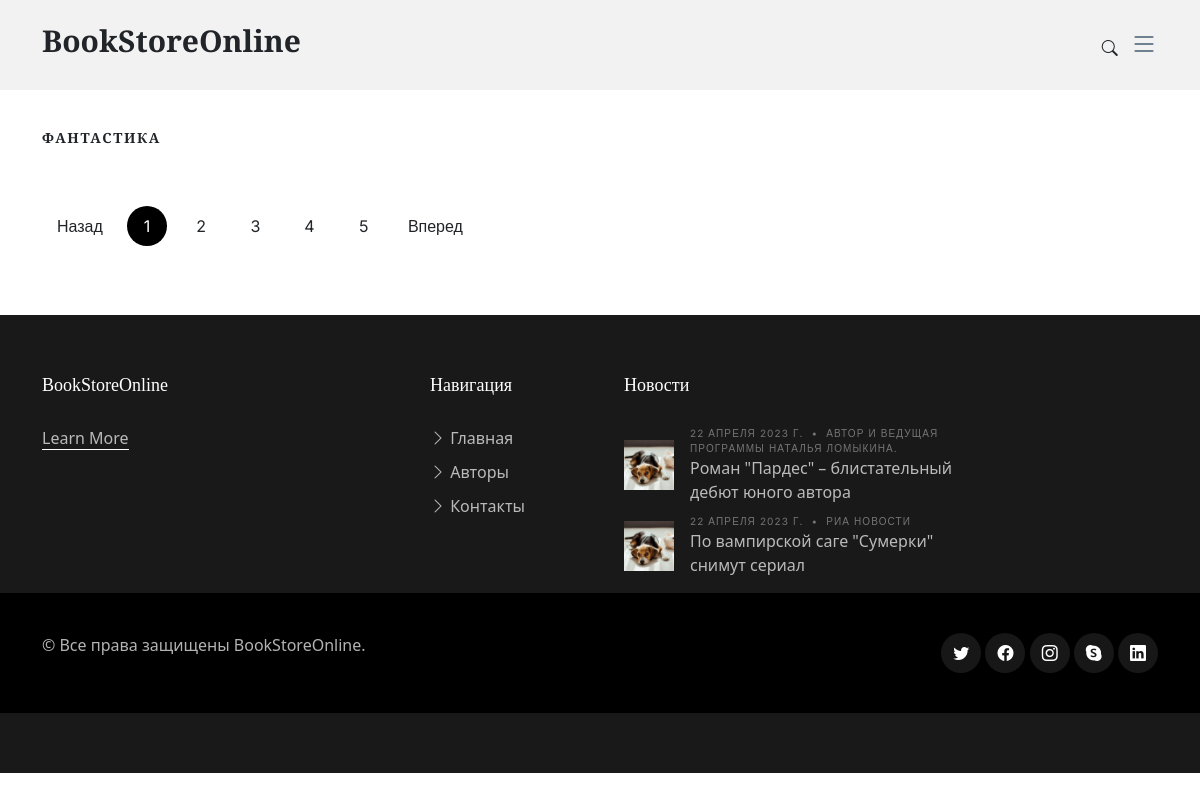
Page /genre/2 on the earlier database version.
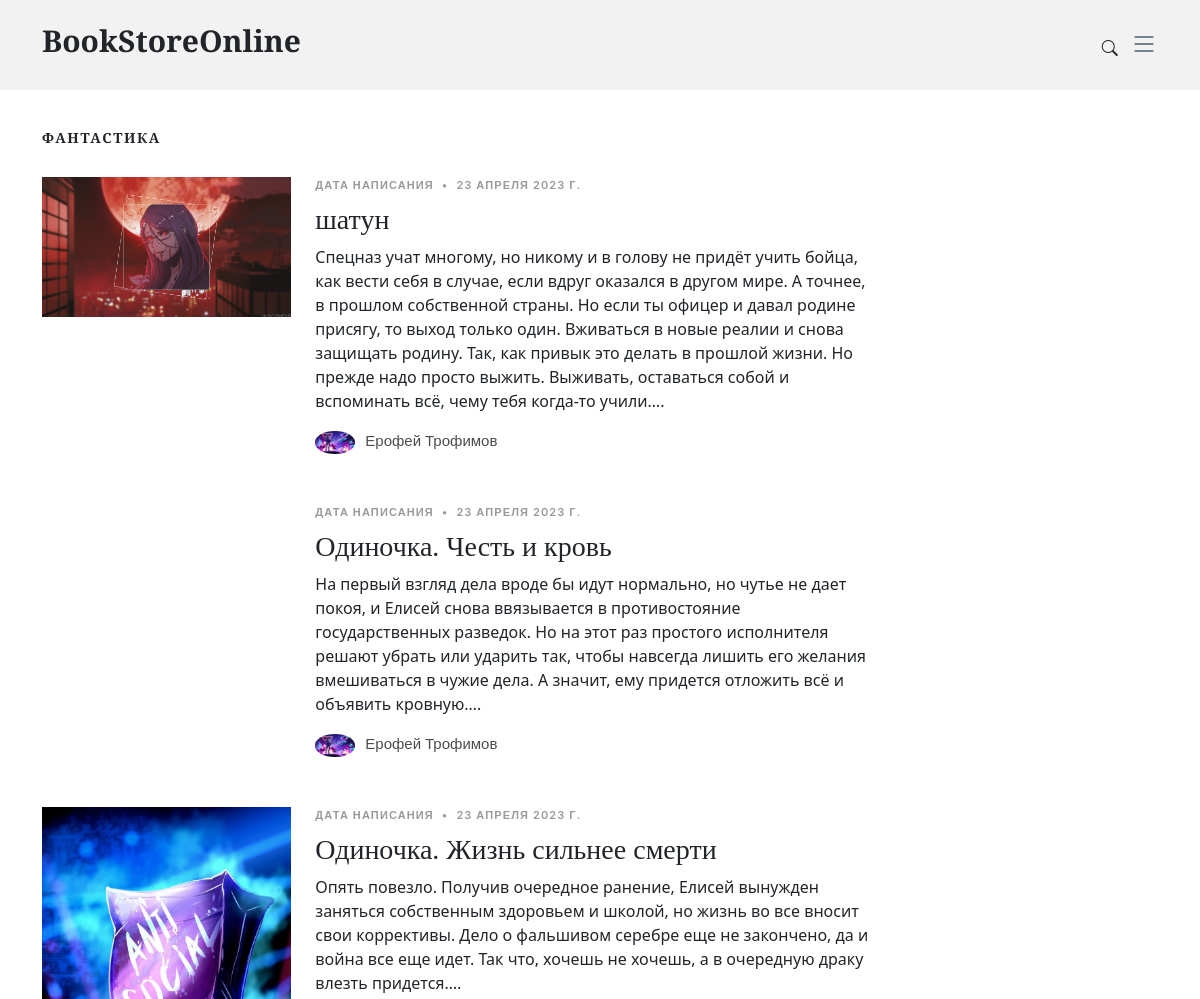
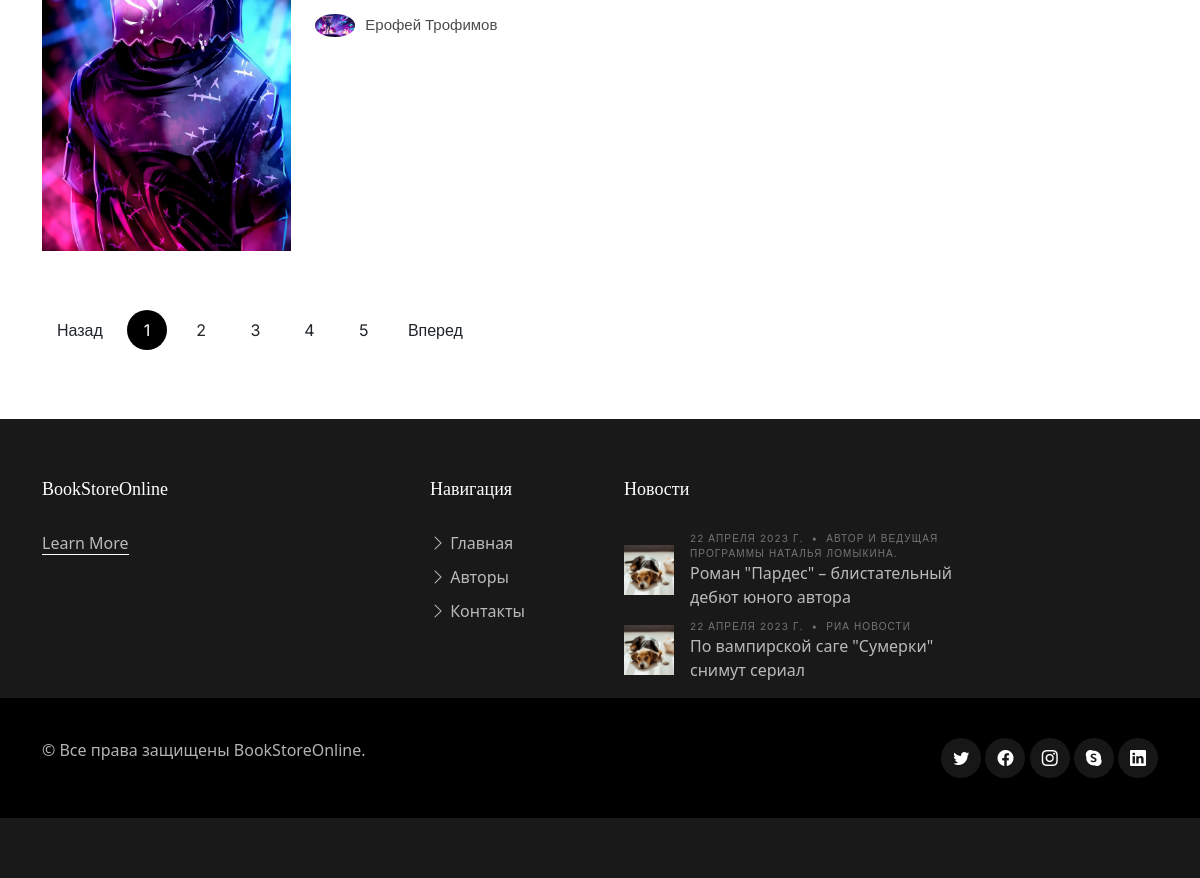
Same page on the later database version (2 pictures, top to bottom).
### library_main/models.py (models this page shows, shortened)
class Genre(models.Model):
    name = models.CharField(verbose_name='Название жанра', max_length=50)
    category = models.ForeignKey(Category, verbose_name='Категория', on_delete=models.CASCADE)
    def get_absolute_url(self):
        return reverse('genre', args=[self.id])
    class Meta:
        verbose_name = "Жанр"
        verbose_name_plural = "Жанры"

class News(models.Model):
    heading = models.CharField(verbose_name='Заголовок', max_length=100)
    description = models.TextField(verbose_name='Описание')
    image = models.ImageField(verbose_name='Изображение',  null=True, blank=True)
    source = models.CharField(verbose_name='Источник Новости', max_length=100)
    pudlicachia_date = models.DateField(verbose_name='Дата публикации', auto_now_add=True)
    class Meta:
        verbose_name = "Новость"
        verbose_name_plural = "новости"

class Book(models.Model):
    name = models.CharField(verbose_name='Название книги', max_length=50)
    author = models.ForeignKey(Author, verbose_name='Автор книги', on_delete=models.CASCADE)
    genre = models.ForeignKey(Genre, verbose_name='Жанр книги', on_delete=models.CASCADE)
    description = models.TextField(verbose_name='Описание книги')
    image = models.ImageField(verbose_name='Обложка книги')
    linkLitress = models.TextField(verbose_name='Ссылка на покупку', null=True, blank=True)
    linkDowload = models.TextField(verbose_name='Ссылка на загрузку фрагмента', null=True, blank=True)
    linkOnline = models.TextField(verbose_name='Ссылка на онлайн фрагмент', null=True, blank=True)
    ageRestriction = models.IntegerField(verbose_name='Возрастное ограничение')
    date_of_writing = models.DateField(verbose_name='Дата написания')
    value = models.IntegerField(verbose_name='Количество страниц')
    isbn = models.CharField(verbose_name='Международный номер книги', max_length=200)
    def get_absolute_url(self):
        return reverse('single_book', args=[self.id])
    class Meta:
        verbose_name = "Книга"
        verbose_name_plural = "Книги"

class Author(models.Model):
    image = models.ImageField(verbose_name='Изображение')
    name = models.CharField(verbose_name='ФИО', max_length=50)
    class Meta:
        verbose_name = "Автор"
        verbose_name_plural = "Авторы"
    def __str__(self):
        return self.name

### library_main/views.py (the view)
# urls.py: path('genre/<int:id>', views.Genre_views, name='genre'),
def Genre_views(request, id):
    genre = get_object_or_404(Genre, pk=id)
    book = Book.objects.filter(genre__exact=genre).order_by('-date_of_writing')
    context = {'genre1' : genre, 'book' : book}
    return render(request, 'genre_book.html', context=context)

### library_main/context_processors.py (called while the page is built)
def category(request):
    category = Category.objects.all().order_by('name')
    genre = Genre.objects.all()
    news = News.objects.all().order_by('-pudlicachia_date')[:6]
    return {'category' : category, 'genre' : genre, 'news' : news}

### library_main/templates/genre_book.html (shortened to what this page needs)
{% extends 'base.html' %}
{% block body %}
<section id="search-result" class="search-result">
    <div class="container">
        <div class="row">
            <div class="col-md-9">
                <h3 class="category-title">{{ genre1.name }}</h3>
                {% for i in book %}
                <div class="d-md-flex post-entry-2 small-img">
                    <a href="{{ i.get_absolute_url }}" class="me-4 thumbnail">
                        <img src="{{ MEDIA_URL }}{{ i.image.url }}" alt="" class="img-fluid">
                    </a>
                    <div>
                        <div class="post-meta"><span class="date">Дата написания</span> <span class="mx-1">&bullet;</span> <span>{{ i.date_of_writing }}</span></div>
                        <h3><a href="{{ i.get_absolute_url }}">{{ i.name }}</a></h3>
                        <p>{{ i.description }}.</p>
                        <div class="d-flex align-items-center author">
                            <div class="photo"><img src="{{ MEDIA_URL }}{{ i.author.image.url }}" alt="" class="img-fluid"></div>
                            <div class="name">
                                <h3 class="m-0 p-0">{{ i.author }}</h3>
                            </div>
                        </div>
                    </div>
                </div>
                {% endfor %}
                <div class="text-start py-4">
                    <div class="custom-pagination">
                        <a href="#" class="prev">Назад</a>
                        <a href="#" class="active">1</a>
                        <a href="#">2</a>
                        <a href="#">3</a>
                        <a href="#">4</a>
                        <a href="#">5</a>
                        <a href="#" class="next">Вперед</a>
                    </div>
                </div>
            </div>
            <div class="col-md-3">
            </div>
        </div>
    </div>
</section>
{% endblock %}

### library_main/templates/base.html (shortened to what this page needs)
<!doctype html>
<html lang="ru">
<head>
    {% load static %}
    <link href="https://cdn.jsdelivr.net/npm/bootstrap@5.3.0-alpha3/dist/css/bootstrap.min.css" rel="stylesheet">
    <link href="{% static 'vendor/bootstrap/css/bootstrap.min.css' %}" rel="stylesheet">
    <link href="{% static 'vendor/bootstrap-icons/bootstrap-icons.css' %}" rel="stylesheet">
    <link href="{% static 'vendor/swiper/swiper-bundle.min.css' %}" rel="stylesheet">
    <link href="{% static 'vendor/glightbox/css/glightbox.min.css' %}" rel="stylesheet">
    <link href="{% static 'vendor/aos/aos.css' %}" rel="stylesheet">
    <link href="{% static 'css/variables.css' %}" rel="stylesheet">
    <link href="{% static 'css/main.css' %}" rel="stylesheet">
</head>
<body>
    <header id="header" class="header d-flex align-items-center fixed-top">
        <div class="container-fluid container-xl d-flex align-items-center justify-content-between">
            <a href="{% url 'index' %}" class="logo d-flex align-items-center">
                <h1>BookStoreOnline</h1>
            </a>
            <div class="position-relative">
                <a href="#" class="mx-2 js-search-open"><span class="bi-search"></span></a>
                <i class="bi bi-list mobile-nav-toggle"></i>
            </div>
        </div>
    </header>
    <main id="main">
        {% block body %}{% endblock %}
    </main>
    <footer id="footer" class="footer">
        <div class="footer-content">
            <div class="container">
                <div class="row g-5">
                    <div class="col-lg-4">
                        <h3 class="footer-heading">BookStoreOnline</h3>
                        <p><a href="about.html" class="footer-link-more">Learn More</a></p>
                    </div>
                        <div class="col-6 col-lg-2">
                            <h3 class="footer-heading">Навигация</h3>
                            <ul class="footer-links list-unstyled">
                                <li><a href="{% url 'index' %}"><i class="bi bi-chevron-right"></i> Главная</a></li>
                                <li><a href="about.html"><i class="bi bi-chevron-right"></i> Авторы</a></li>
                                <li><a href="{% url 'contact' %}"><i class="bi bi-chevron-right"></i> Контакты</a></li>
                            </ul>
                        </div>
                    <div class="col-lg-4">
                            <h3 class="footer-heading">Новости</h3>
                            <ul class="footer-links footer-blog-entry list-unstyled">
                                {% for news in news %}
                                <li>
                                    <a href="single-post.html" class="d-flex align-items-center">
                                        <img src="assets/img/post-sq-1.jpg" alt="" class="img-fluid me-3">
                                        <div>
                                            <div class="post-meta d-block"><span class="date">{{ news.pudlicachia_date }}</span> <span class="mx-1">&bullet;</span> <span>{{ news.source }}</span></div>
                                            <span>{{ news.heading }}</span>
                                        </div>
                                    </a>
                                </li>
                                {% endfor %}
                            </ul>
                    </div>
                </div>
            </div>
            <div class="footer-legal">
                <div class="container">
                    <div class="row justify-content-between">
                        <div class="col-md-6 text-center text-md-start mb-3 mb-md-0">
                            <div class="copyright">
                                © Все права защищены <strong><span>BookStoreOnline</span></strong>.
                            </div>
                        </div>
                        <div class="col-md-6">
                            <div class="social-links mb-3 mb-lg-0 text-center text-md-end">
                                <a href="#" class="twitter"><i class="bi bi-twitter"></i></a>
                                <a href="#" class="facebook"><i class="bi bi-facebook"></i></a>
                                <a href="#" class="instagram"><i class="bi bi-instagram"></i></a>
                                <a href="#" class="google-plus"><i class="bi bi-skype"></i></a>
                                <a href="#" class="linkedin"><i class="bi bi-linkedin"></i></a>
                            </div>
                        </div>
                    </div>
                </div>
            </div>
        </div>
    </footer>
</body>
</html>

### library_main/static/css/variables.css (style rules this page uses)
:root { --font-default: 'EB Garamond', system-ui, -apple-system, "Segoe UI", Roboto, "Helvetica Neue", Arial, "Noto Sans", "Liberation Sans", sans-serif, "Apple Color Emoji", "Segoe UI Emoji", "Segoe UI Symbol", "Noto Color Emoji"; --font-primary: 'EB Garamond', serif; --font-secondary: 'Inter', sans-serif; --color-default: #212529; --color-default-rgb: 33, 37, 41; --color-links: #212529; --color-links-hover: #15171a; --color-primary: #212529; --color-primary-light: #26282c; --color-primary-dark: #0b0c0e; --color-primary-rgb: 33, 37, 41; --color-primary-light-rgb: 38, 40, 44; --color-primary-dark-rgb: 11, 12, 14; --color-secondary: #596d80; --color-secondary-light: #8498aa; --color-secondary-dark: #404f5c; --color-secondary-rgb: 89, 109, 128; --color-secondary-light-rgb: 132, 152, 170; --color-secondary-dark-rgb: 64, 79, 92; --color-blue: #0d6efd; --color-blue-rgb: 13, 110, 253; --color-indigo: #6610f2; --color-indigo-rgb: 102, 16, 242; --color-purple: #6f42c1; --color-purple-rgb: 111, 66, 193; --color-pink: #f3268c; --color-pink-rgb: 243, 38, 140; --color-red: #df1529; --color-red-rgb: 223, 21, 4; --color-orange: #fd7e14; --color-orange-rgb: 253, 126, 20; --color-yellow: #ffc107; --color-yellow-rgb: 255, 193, 7; --color-green: #059652; --color-green-rgb: 5, 150, 82; --color-teal: #20c997; --color-teal-rgb: 32, 201, 151; --color-cyan: #0dcaf0; --color-cyan-rgb: 13, 202, 240; --color-white: #ffffff; --color-white-rgb: 255, 255, 255; --color-gray: #6c757d; --color-gray-rgb: 108, 117, 125; --color-black: #000000; --color-black-rgb: 0, 0, 0; }
:root { --bs-blue: var(--color-blue); --bs-indigo: var(--color-indigo); --bs-purple: var(--color-purple); --bs-pink: var(--color-pink); --bs-red: var(--color-red); --bs-orange: var(--color-orange); --bs-yellow: var(--color-yellow); --bs-green: var(--color-green); --bs-teal: var(--color-teal); --bs-cyan: var(--color-cyan); --bs-white: var(--color-white); --bs-gray: var(--color-gray); --bs-gray-dark: #343a40; --bs-gray-100: #f8f9fa; --bs-gray-200: #e9ecef; --bs-gray-300: #dee2e6; --bs-gray-400: #ced4da; --bs-gray-500: #adb5bd; --bs-gray-600: #6c757d; --bs-gray-700: #495057; --bs-gray-800: #343a40; --bs-gray-900: #212529; --bs-primary: var(--color-blue); --bs-secondary: var(--color-blue); --bs-success: #198754; --bs-info: #0dcaf0; --bs-warning: #ffc107; --bs-danger: #dc3545; --bs-light: #f8f9fa; --bs-dark: #212529; --bs-primary-rgb: var(--color-primary-rgb); --bs-secondary-rgb: var(--color-secondary-rgb); --bs-success-rgb: 25, 135, 84; --bs-info-rgb: 13, 202, 240; --bs-warning-rgb: 255, 193, 7; --bs-danger-rgb: 220, 53, 69; --bs-light-rgb: 248, 249, 250; --bs-dark-rgb: 33, 37, 41; --bs-white-rgb: var(--color-white-rgb); --bs-black-rgb: var(--color-black-rgb); --bs-body-color-rgb: var(--color-default-rgb); --bs-body-bg-rgb: 255, 255, 255; --bs-font-sans-serif: var(--font-default); --bs-font-monospace: SFMono-Regular, Menlo, Monaco, Consolas, "Liberation Mono", "Courier New", monospace; --bs-gradient: linear-gradient(180deg, rgba(255, 255, 255, 0.15), rgba(255, 255, 255, 0)); --bs-body-font-family: var(--font-default); --bs-body-font-size: 1rem; --bs-body-font-weight: 400; --bs-body-line-height: 1.5; --bs-body-color: var(--color-default); --bs-body-bg: #fff; }

Differences in the rows shown:
added Book: image (picture), date_of_writing "23 АПРЕЛЯ 2023 Г.", name "шатун", description "Спецназ учат многому, но никому и в голову не придёт учить бойца, как вести себя в случае, если вдруг оказался в другом мире. А точнее, в прошлом собственной страны. Но если ты офицер и давал родине присягу, то выход только один. Вживаться в новые реалии и снова защищать родину. Так, как привык это делать в прошлой жизни. Но прежде надо просто выжить. Выживать, оставаться собой и вспоминать всё, чему тебя когда-то учили…", author.image (picture), author "Ерофей Трофимов"
added Book: date_of_writing "23 АПРЕЛЯ 2023 Г.", name "Одиночка. Честь и кровь", description "На первый взгляд дела вроде бы идут нормально, но чутье не дает покоя, и Елисей снова ввязывается в противостояние государственных разведок. Но на этот раз простого исполнителя решают убрать или ударить так, чтобы навсегда лишить его желания вмешиваться в чужие дела. А значит, ему придется отложить всё и объявить кровную…", author.image (picture), author "Ерофей Трофимов"
added Book: image (picture), date_of_writing "23 АПРЕЛЯ 2023 Г.", name "Одиночка. Жизнь сильнее смерти", description "Опять повезло. Получив очередное ранение, Елисей вынужден заняться собственным здоровьем и школой, но жизнь во все вносит свои коррективы. Дело о фальшивом серебре еще не закончено, да и война все еще идет. Так что, хочешь не хочешь, а в очередную драку влезть придется…", author.image (picture), author "Ерофей Трофимов"
